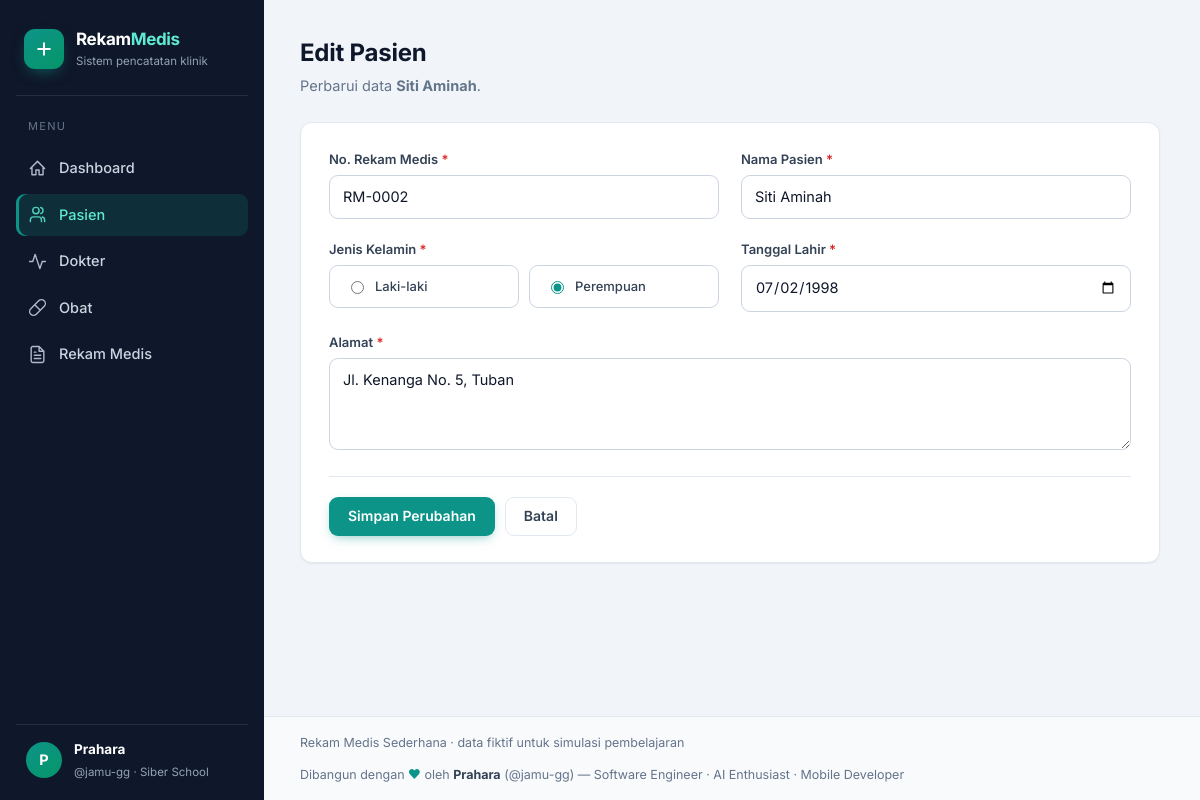
Screenshot of /pasien/edit.php?id=2 with the database file from the repository.
### tables this page shows
CREATE TABLE IF NOT EXISTS pasien (
  id_pasien INT(11) NOT NULL AUTO_INCREMENT,
  no_rm VARCHAR(20) NOT NULL,
  nama_pasien VARCHAR(100) NOT NULL,
  jenis_kelamin ENUM('L','P') NOT NULL,
  tanggal_lahir DATE NOT NULL,
  alamat TEXT NOT NULL,
  PRIMARY KEY (id_pasien),
  UNIQUE KEY uq_no_rm (no_rm)
);

### includes/helpers.php (called while the page is built, shortened)
<?php
function e($v): string
{
    return htmlspecialchars((string)$v, ENT_QUOTES, 'UTF-8');
}
function inv(array $errors, string $k): string
{
    return isset($errors[$k]) ? ' invalid' : '';
}
function cari_baris(mysqli $db, string $tabel, string $pk, int $id): ?array
{
    $st = $db->prepare("SELECT * FROM `$tabel` WHERE `$pk` = ?");
    $st->bind_param('i', $id);
    $st->execute();
    $row = $st->get_result()->fetch_assoc();
    return $row ?: null;
}

### pasien/_form.php (the view, shortened to what this page needs)
<form method="post" class="card form" novalidate>
  <div class="form-grid">
    <div class="field">
      <label for="no_rm">No. Rekam Medis <span class="req">*</span></label>
      <input type="text" id="no_rm" name="no_rm" maxlength="20" placeholder="mis. RM-0001" value="<?= e($d['no_rm']) ?>" class="<?= inv($errors, 'no_rm') ?>" required>
    </div>
    <div class="field">
      <label for="nama_pasien">Nama Pasien <span class="req">*</span></label>
      <input type="text" id="nama_pasien" name="nama_pasien" maxlength="100" value="<?= e($d['nama_pasien']) ?>" class="<?= inv($errors, 'nama_pasien') ?>" required>
    </div>
    <div class="field">
      <label>Jenis Kelamin <span class="req">*</span></label>
      <div class="radio-row">
        <label><input type="radio" name="jenis_kelamin" value="L" <?= $d['jenis_kelamin'] === 'L' ? 'checked' : '' ?>> Laki-laki</label>
        <label><input type="radio" name="jenis_kelamin" value="P" <?= $d['jenis_kelamin'] === 'P' ? 'checked' : '' ?>> Perempuan</label>
      </div>
    </div>
    <div class="field">
      <label for="tanggal_lahir">Tanggal Lahir <span class="req">*</span></label>
      <input type="date" id="tanggal_lahir" name="tanggal_lahir" max="<?= date('Y-m-d') ?>" value="<?= e($d['tanggal_lahir']) ?>" class="<?= inv($errors, 'tanggal_lahir') ?>" required>
    </div>
    <div class="field full">
      <label for="alamat">Alamat <span class="req">*</span></label>
      <textarea id="alamat" name="alamat" class="<?= inv($errors, 'alamat') ?>" required><?= e($d['alamat']) ?></textarea>
    </div>
  </div>
  <div class="form-actions">
    <button type="submit" class="btn btn-primary"><?= e($labelTombol) ?></button>
    <a href="index.php" class="btn btn-ghost">Batal</a>
  </div>
</form>

### pasien/edit.php (shortened to what this page needs)
<?php
require_once __DIR__ . '/../includes/init.php';
$id  = (int)($_GET['id'] ?? 0);
$row = cari_baris($koneksi, 'pasien', 'id_pasien', $id);
$d = $row;
$errors = [];
$labelTombol = 'Simpan Perubahan';
require __DIR__ . '/../includes/header.php';
?>
<div class="page-head"><div><h1>Edit Pasien</h1><p>Perbarui data <b><?= e($row['nama_pasien']) ?></b>.</p></div></div>
<?php require __DIR__ . '/_form.php'; ?>
<?php require __DIR__ . '/../includes/footer.php'; ?>

### assets/style.css (style rules this page uses)
:root { --slate-950:#0f172a; --slate-900:#1e293b; --slate-700:#334155; --slate-600:#475569; --slate-500:#64748b; --slate-400:#94a3b8; --slate-300:#cbd5e1; --slate-200:#e2e8f0; --slate-100:#f1f5f9; --slate-50:#f8fafc; --teal:#0d9488; --teal-dark:#0f766e; --teal-soft:#ccfbf1; --emerald:#059669; --red:#dc2626; --red-soft:#fee2e2; --green-soft:#d1fae5; --radius:12px; --shadow-sm:0 1px 2px rgba(15,23,42,.06); --shadow-md:0 6px 20px -8px rgba(15,23,42,.14); }
* { box-sizing:border-box }
html { scroll-behavior:smooth }
body { margin:0;font-family:'Inter',system-ui,-apple-system,'Segoe UI',sans-serif;background:var(--slate-100);color:var(--slate-950);font-size:14.5px;line-height:1.55;-webkit-font-smoothing:antialiased }
a { color:var(--teal-dark);text-decoration:none }
h1,h2,h3 { margin:0;letter-spacing:-.01em }
.page-head { display:flex;justify-content:space-between;align-items:flex-end;gap:16px;flex-wrap:wrap;margin-bottom:24px }
.page-head h1 { font-size:24px;font-weight:700 }
.page-head p { margin:4px 0 0;color:var(--slate-500) }
.card { background:#fff;border:1px solid var(--slate-200);border-radius:var(--radius);box-shadow:var(--shadow-sm) }
.btn { display:inline-flex;align-items:center;gap:8px;padding:10px 18px;border-radius:9px;border:1px solid transparent;font:inherit;font-weight:600;font-size:14px;cursor:pointer;transition:all .15s;text-decoration:none;line-height:1.2 }
.btn-primary { background:var(--teal);color:#fff;box-shadow:0 4px 12px -4px rgba(13,148,136,.55) }
.btn-ghost { background:#fff;border-color:var(--slate-200);color:var(--slate-700) }
.form { padding:26px 28px;max-width:860px }
.form-grid { display:grid;grid-template-columns:1fr 1fr;gap:20px 22px }
.field { display:flex;flex-direction:column;gap:6px }
.field.full { grid-column:1/-1 }
label { font-weight:600;font-size:13px;color:var(--slate-700) }
label .req { color:var(--red) }
input,select,textarea { font:inherit;color:var(--slate-950);background:#fff;border:1px solid var(--slate-300);border-radius:9px;padding:10px 13px;width:100%;transition:border-color .15s,box-shadow .15s }
textarea { resize:vertical;min-height:92px }
.form-actions { display:flex;gap:10px;margin-top:26px;padding-top:20px;border-top:1px solid var(--slate-200) }
.radio-row { display:flex;gap:10px }
.radio-row label { display:flex;align-items:center;gap:8px;font-weight:500;border:1px solid var(--slate-300);border-radius:9px;padding:10px 16px;cursor:pointer;flex:1 }
.radio-row input { width:auto;accent-color:var(--teal) }

### rows the page displays
pasien: nama_pasien "Siti Aminah", no_rm "RM-0002", jenis_kelamin "☐ Laki-laki", jenis_kelamin "☑ Perempuan", tanggal_lahir "07/02/1998", alamat "Jl. Kenanga No. 5, Tuban"

### other values shown
$n[0] "Dashboard"
$n[0] "Pasien"
$n[0] "Dokter"
$n[0] "Obat"
$n[0] "Rekam Medis"
$labelTombol "Simpan Perubahan"
